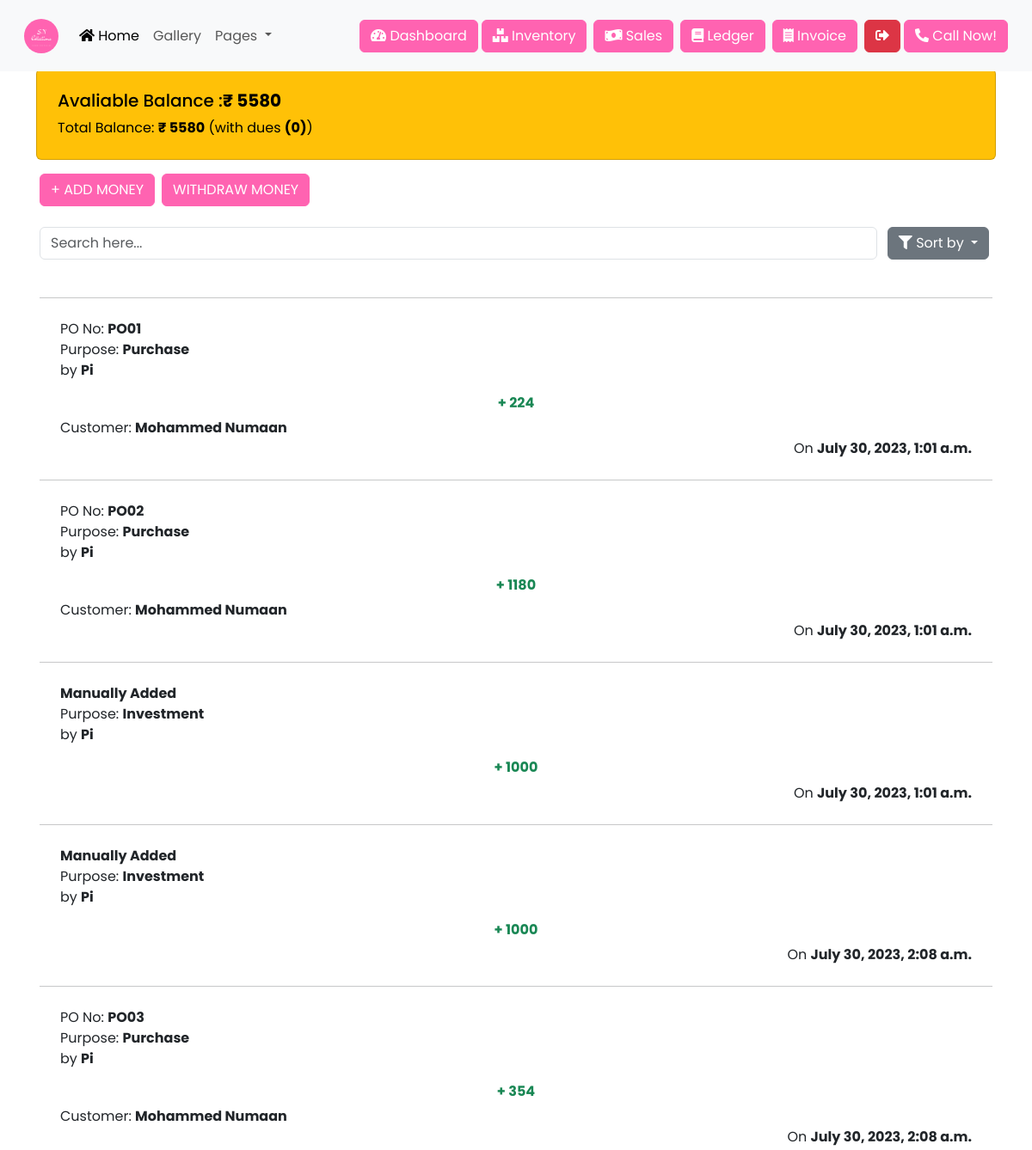
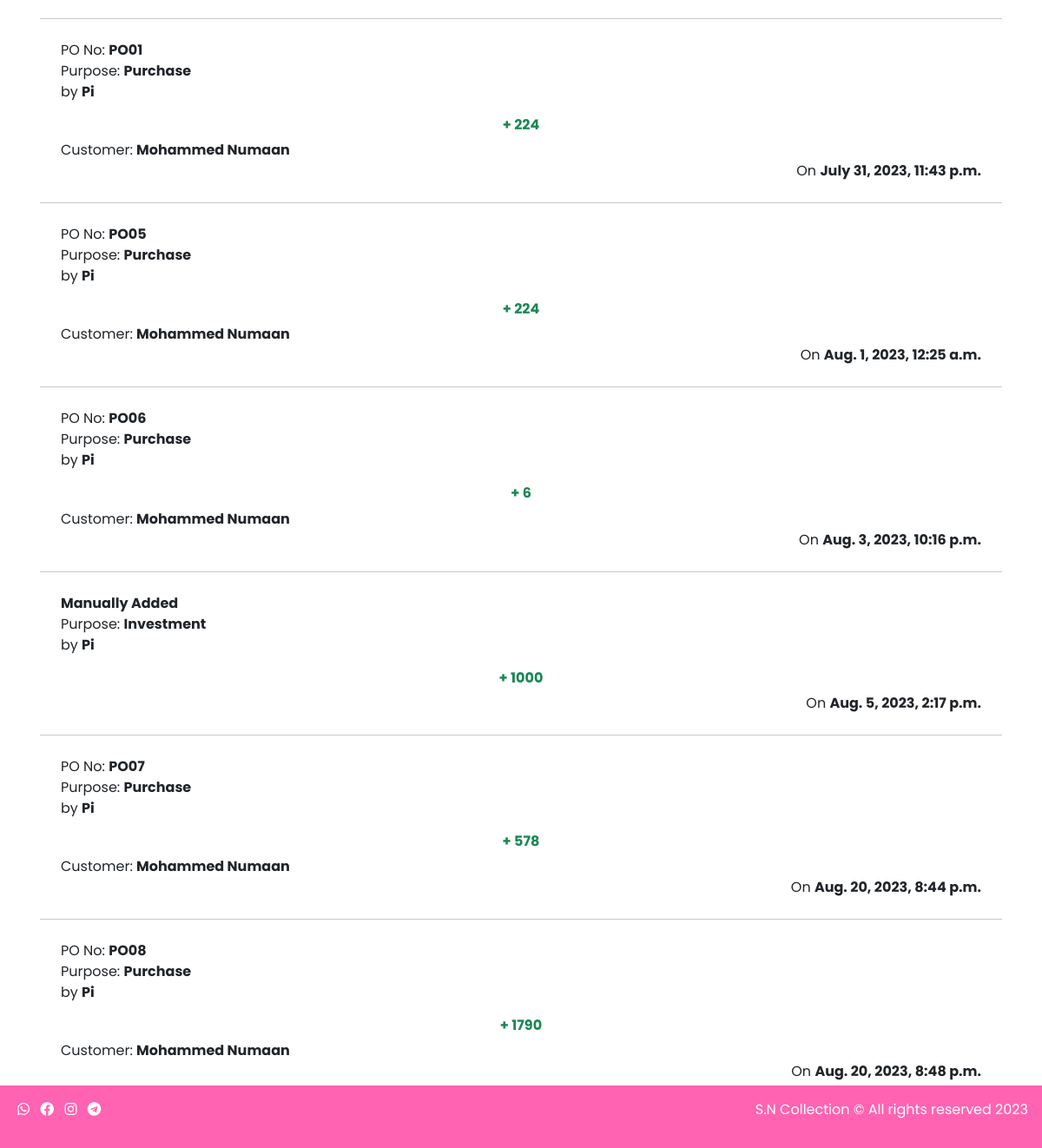
Page /ledger?sort=paid (signed in) on the committed database (2 pictures, top to bottom).
### tools/models.py (models this page shows, shortened)
class Ledger(models.Model):
    STATUS = [
        ('Add', "Add"),
        ('Due', "Due"),
        ('Widthrawl','Withdrawl'),
    ]
    invoice_no=models.CharField(max_length=10,blank=True)
    po_number=models.CharField(max_length=10,blank=True)
    customer=models.ForeignKey(Customer ,on_delete=models.SET_NULL,blank=True,null=True)
    user=models.ForeignKey(User,on_delete=models.CASCADE)
    add=models.PositiveBigIntegerField(default=0)
    due=models.PositiveBigIntegerField(default=0)
    remove=models.PositiveBigIntegerField(default=0)
    purpose=models.TextField(default='For Business purpose')
    date=models.DateTimeField(default=datetime.datetime.now())
    status=models.CharField(choices=STATUS,max_length= 100,default='Due')

class Customer(models.Model):
    name=models.CharField(max_length=200)
    phone=models.CharField( max_length=12,unique=True)
    email=models.EmailField(blank=True)
    whatsapp=models.CharField(max_length=12,blank=True)
    gst_no=models.CharField(max_length=200,blank=True)
    address=models.TextField(blank=True)

### tools/views.py (the view)
# urls.py: path('ledger',views.ledger,name='ledger'),
@login_required(login_url="/login")
def ledger(request):
    if request.method== "GET":
        sort=request.GET.get('sort','')
        if sort=='due':
            ledgers=Ledger.objects.filter(status="Due")
        elif sort=='remove':
            ledgers=Ledger.objects.filter(status="Widthrawl")
        elif sort =='paid':
            ledgers=Ledger.objects.filter(status="Add")
        elif sort == 'new':
            ledgers=Ledger.objects.all().order_by('-id')
        elif sort == 'old':
            ledgers=Ledger.objects.all().order_by('id')
        elif sort == 'low':
            ledgers=Ledger.objects.all().order_by('add')
        elif sort == 'high':
            ledgers=Ledger.objects.all().order_by('-add')
        else:
            ledgers=Ledger.objects.all()
    totalbalance=0
    allbalance=0
    ledgerss=Ledger.objects.all()
    for ledgerr in ledgerss:
        totalbalance=totalbalance + (round(int(float(ledgerr.add))))-(round(int(float(ledgerr.remove))))
        allbalance=allbalance + (round(int(float(ledgerr.add)))) +(round(int(float(ledgerr.due))))-(round(int(float(ledgerr.remove))))
    balance=totalbalance
    tlbalance=allbalance
    dues=len(ledgerss.filter(status="Due"))
    return render(request,'ledger.html',{'dues':dues,'balance':balance,'tlbalance':tlbalance,'ledgers':ledgers})

### tools/context_processor.py (called while the page is built)
def cart_total_amount(request):
	if request.user.is_authenticated:
		cart = Cart(request)
		total_bill = 0.0
		for key,value in request.session['cart'].items():
			total_bill = total_bill + (float(value['price']) * value['quantity'])
		return {'cart_total_amount' : total_bill}
	else:
		return {'cart_total_amount' : 0}

### templates/ledger.html (shortened to what this page needs)
{% extends 'base.html' %}
{% block body %}
<div style="margin-top:80px;" class="container">
    <div class="card text-bg-warning my-3 p-4">
        <h5 class="card-title">Avaliable Balance :<strong>₹ {{balance}} </strong></h5>
        <p class="card-text">Total Balance: <strong>₹ {{tlbalance}}</strong> (with dues <strong>({{dues}})</strong>)</p>
    </div>
    <div class="d-flex">
<button type="button" class="btn btn-primary  mx-1" data-bs-toggle="modal" data-bs-target="#add">
  + ADD MONEY
  </button>
<button type="button" class="btn btn-primary mx-1" data-bs-toggle="modal" data-bs-target="#withdraw">
WITHDRAW MONEY
  </button>
  </div>
  <div class="d-flex my-4">
    <input type="text" placeholder="Search here..." oninput="handleSearch()" class="form-control mx-1 " id="searchInput">
  <div class="dropdown mx-1">
    <a class="btn btn-secondary dropdown-toggle mx-1" href="#" role="button" data-bs-toggle="dropdown" aria-expanded="false">
      <i class="fas fa-filter" style="color: #ffffff;"></i> Sort by
    </a>
  </div>
  </div>
<div id="list">
    {% for ledger in ledgers %}
    <div class="lists p-1">
    <hr>
    <div class=" p-2 m-3">
        {% if ledger.po_number %}
        <div><span>PO No: <strong>{{ledger.po_number}}</strong></span><br>
            <span>Purpose: <strong>{{ledger.purpose|capfirst}}</strong></span>
        </div>
        {% else %}
        {% if ledger.add == 0 %}
        {% else %}
        <div><span><strong>Manually Added</strong></span><br>
            <span>Purpose: <strong>{{ledger.purpose|capfirst}}</strong></span>
        </div>
        {% endif %}
        {% endif %}
        <div>
            <p class="">by <strong>{{ledger.user|title}}</strong></p>
        </div>
        <div>
            {% if ledger.add == 0 %}
            {% else %}
            <h6 class="text-success text-center "><strong>+ {{ledger.add}}</strong></h6>
            {% endif %}
        </div>
 {% if ledger.customer %}
        <div class="">
            <span>Customer: <strong>{{ledger.customer.name|title}}</strong></span>
        </div>
{% endif %}
        <div class="float-end">
            <span>On <strong>{{ledger.date}}</strong></span>
        </div>
    </div>
  </div>
    {% endfor %}
  </div>
</div>
{% endblock body %}

### templates/base.html (style rules this page uses)
.bg-primary, .btn-primary,footer { background-color:#ff63b1; border-color:#ff63b1; }

### rows in the picture
Ledger: po_number "PO01", purpose "Purchase", user "Pi", add "224", customer.name "Mohammed Numaan", date "July 30, 2023, 1:01 a.m."
Ledger: po_number "PO02", purpose "Purchase", user "Pi", add "1180", customer.name "Mohammed Numaan", date "July 30, 2023, 1:01 a.m."
Ledger: purpose "Investment", user "Pi", add "1000", date "July 30, 2023, 1:01 a.m."
Ledger: purpose "Investment", user "Pi", add "1000", date "July 30, 2023, 2:08 a.m."
Ledger: po_number "PO03", purpose "Purchase", user "Pi", add "354", customer.name "Mohammed Numaan", date "July 30, 2023, 2:08 a.m."
Ledger: po_number "PO01", purpose "Purchase", user "Pi", add "224", customer.name "Mohammed Numaan", date "July 31, 2023, 11:43 p.m."
Ledger: po_number "PO05", purpose "Purchase", user "Pi", add "224", customer.name "Mohammed Numaan", date "Aug. 1, 2023, 12:25 a.m."
Ledger: po_number "PO06", purpose "Purchase", user "Pi", add "6", customer.name "Mohammed Numaan", date "Aug. 3, 2023, 10:16 p.m."
Ledger: purpose "Investment", user "Pi", add "1000", date "Aug. 5, 2023, 2:17 p.m."
Ledger: po_number "PO07", purpose "Purchase", user "Pi", add "578", customer.name "Mohammed Numaan", date "Aug. 20, 2023, 8:44 p.m."
Ledger: po_number "PO08", purpose "Purchase", user "Pi", add "1790", customer.name "Mohammed Numaan", date "Aug. 20, 2023, 8:48 p.m."

### other values in the picture
{{ balance }} "5580"
{{ tlbalance }} "5580"
{{ dues }} "0"
